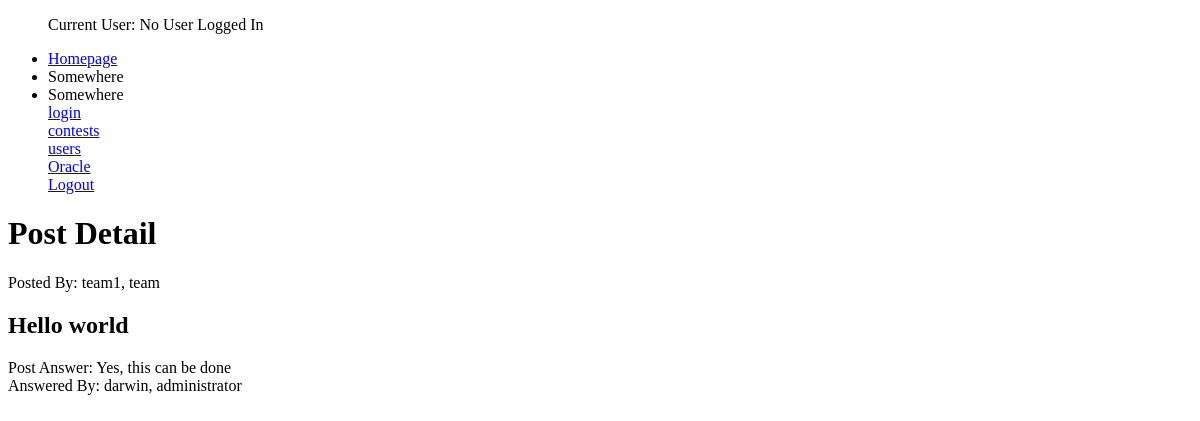
Before: /oracle/2/ with the older database file.
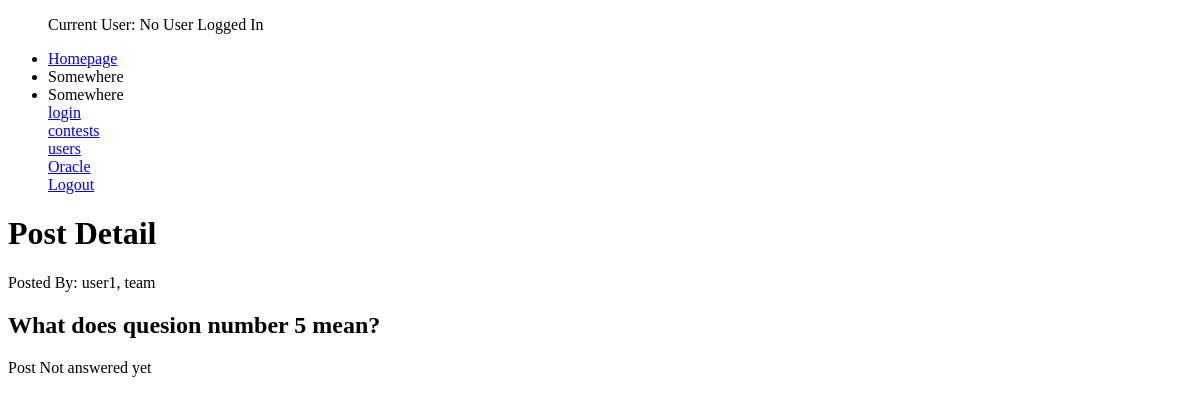
After: the same page with the newer database file.
### oracle/models.py (models this page shows, shortened)
class OraclePost(models.Model):
    postQuestion        = models.TextField(max_length = 500, null = False)
    postAnswer          = models.TextField(max_length = 500, null = True)
    postTime            = models.DateTimeField(auto_now_add=True)
    postUser            = models.ForeignKey(settings.AUTH_USER_MODEL, related_name = 'postedBy', on_delete = models.SET_NULL, null = True, blank = True)
    postAnswerer        = models.ForeignKey(settings.AUTH_USER_MODEL, related_name = 'answeredBy', on_delete = models.SET_NULL, null = True, blank = True)
    isAnswered          = models.BooleanField(default = False)

### users/models.py (models this page shows, shortened)
class CustomUser(AbstractBaseUser):
    userName        = models.CharField(max_length = 30, unique = True)
    userType        = models.CharField(max_length=20,
                                    choices = user_choices,
                                    default = user_choices[1])
    participatingIn  = models.ManyToManyField(Contest, blank = True)
    date_joined     = models.DateTimeField(blank = True, null = True)
    last_login      = models.DateTimeField(blank = True, null = True)
    admin        = models.BooleanField(default = False)
    active       = models.BooleanField(default = True)
    staff        = models.BooleanField(default = False)
    is_superuser    = models.BooleanField(default = False)
    USERNAME_FIELD = 'userName'
    REQUIRED_FIELDS = ['userType', 'password']
    objects = MyAccountManager()
    def __str__(self):
        return self.userName + ", " + self.userType

### oracle/views.py (the view)
# urls.py: path('<int:id>/', PostDetailView.as_view(), name = 'post-detail'),
class PostDetailView(DetailView):
    template_name = 'oracle/detail_post.html'
    queryset = OraclePost.objects.all()
    def get_object(self):
        id_ = self.kwargs.get("id")
        return get_object_or_404(OraclePost, id = id_)

### oracle/templates/oracle/detail_post.html
{% extends 'base.html' %}
{% block content %}
<h1>Post Detail</h1>
<p>
    {% if object.postUser != None and object.postUser != " " %}
        Posted By: {{ object.postUser }}
    {% else %}
        <p>User Name not available</p>
    {% endif %}
    <h2>{{ object.postQuestion }}</h2>
    {% if object.postAnswer != None and object.postAnswer != "" %}
        Post Answer: {{ object.postAnswer }} <br>
        Answered By: {{ object.postAnswerer }}
    {% else %}
        Post Not answered yet
    {% endif %}
</p>
{% endblock %}

Changed rows visible on the page:
changed OraclePost: postUser "team1, team" → "user1, team"; postQuestion "Hello world" → "What does quesion number 5 mean?"; postAnswer "Yes, this can be done" → (not shown); postAnswerer "darwin, administrator" → (not shown)
Other visible differences:
text no longer shown: "Post Answer: Answered By:"
text now shown: "Post Not answered yet"
